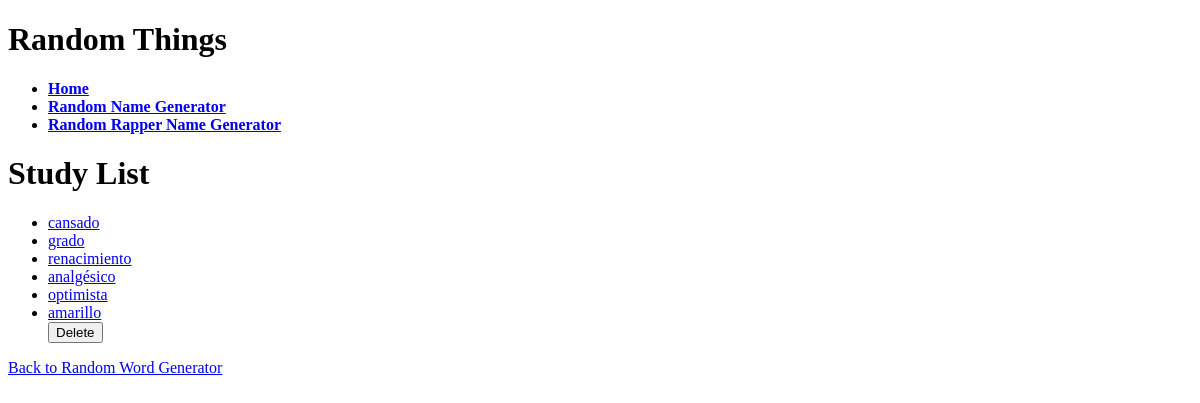
The app's page /study-list2, older data.
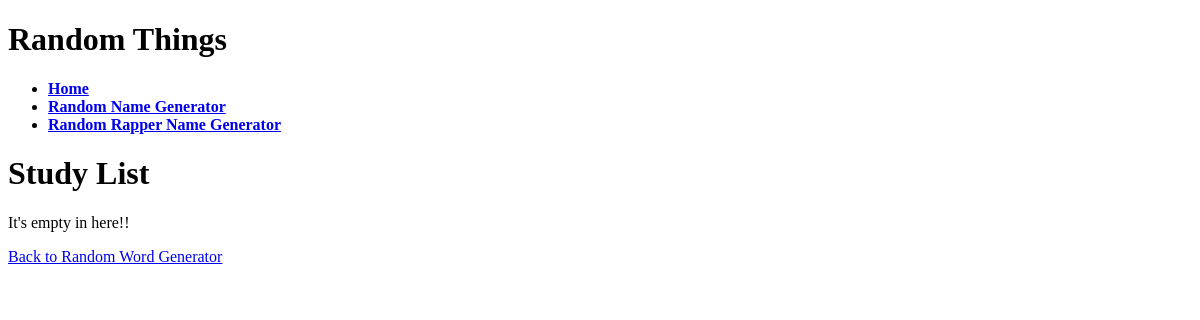
The same page, newer data.
### main.py (models this page shows)
class StudyList(db.Model):
    id = db.Column(db.Integer, primary_key=True)
    spanish_word = db.Column(db.String(100), nullable=False, unique=True)
    english_word = db.Column(db.String(100), nullable=False, unique=True)
    spanish_sentence = db.Column(db.String(500), nullable=False, unique=True)
    english_sentence = db.Column(db.String(500), nullable=False, unique=True)
    audio = db.Column(db.String(200), nullable=False, unique=True)

### main.py (the view)
@app.route('/study-list2')
def view_study_list2():
    study_list = StudyList.query.all()
    return render_template('study_list_from_home.html', study_list=study_list)

### templates/study_list_from_home.html (shortened to what this page needs)
{% extends "template.html" %}
{% block content %}
<!DOCTYPE html>
<html lang="en">
<head>
</head>
<body>
    <h1>Study List</h1>
    {% if not study_list %}
        <p>It's empty in here!!</p>
    {% else %}
        <form method="POST" action="/delete-words" id="delete-form">
            <ul id="word-list">
                {% for word in study_list %}
                    <li>
                        <a href="{{ url_for('word_detail', word_id=word.id) }}">{{ word.spanish_word }}</a>
                    </li>
                {% endfor %}
                <button type="button" id="show-delete-button" onclick="toggleDeleteOptions()">Delete</button>
            </ul>
        </form>
    {% endif %}
    <a href="/spanish_page">Back to Random Word Generator</a>
</body>
</html>
{% endblock %}

Row changes from the older to the newer data that the page shows:
removed StudyList: spanish_word "cansado"
removed StudyList: spanish_word "grado"
removed StudyList: spanish_word "renacimiento"
removed StudyList: spanish_word "analgésico"
removed StudyList: spanish_word "optimista"
removed StudyList: spanish_word "amarillo"
Text that changed along with them:
text no longer shown: "Delete"
text now shown: "It's empty in here!!"
